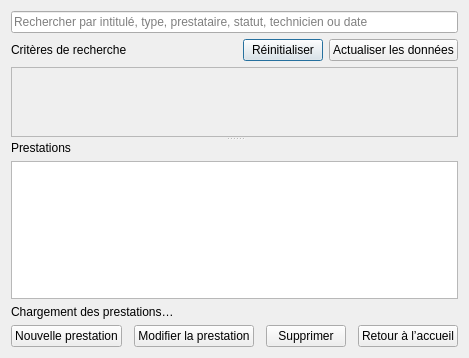
<?xml version="1.0" encoding="UTF-8"?>
<ui version="4.0">
 <class>ManageDialog</class>
 <widget class="QDialog" name="ManageDialog">
  <property name="windowTitle"><string>Gérer les prestations — GEMAPI-App</string></property>
  <layout class="QVBoxLayout" name="verticalLayout">
   <item><widget class="QLineEdit" name="searchEdit">
    <property name="placeholderText"><string>Rechercher par intitulé, type, prestataire, statut, technicien ou date</string></property>
   </widget></item>
   <item><layout class="QHBoxLayout" name="criteriaHeader">
    <item><widget class="QLabel" name="criteriaLabel"><property name="text"><string>Critères de recherche</string></property></widget></item>
    <item><spacer name="criteriaSpacer"><property name="orientation"><enum>Qt::Horizontal</enum></property><property name="sizeHint" stdset="0"><size><width>20</width><height>20</height></size></property></spacer></item>
    <item><widget class="QPushButton" name="resetButton"><property name="text"><string>Réinitialiser</string></property></widget></item>
    <item><widget class="QPushButton" name="refreshButton"><property name="text"><string>Actualiser les données</string></property></widget></item>
   </layout></item>
   <item><widget class="QSplitter" name="criteriaSplitter">
    <property name="orientation"><enum>Qt::Vertical</enum></property>
    <property name="childrenCollapsible"><bool>false</bool></property>
    <widget class="QScrollArea" name="filterScroll">
     <property name="widgetResizable"><bool>true</bool></property>
     <widget class="QWidget" name="filterContents"><layout class="QGridLayout" name="filterGrid"/></widget>
    </widget>
    <widget class="QWidget" name="resultsPanel">
     <layout class="QVBoxLayout" name="resultsLayout">
      <property name="leftMargin"><number>0</number></property>
      <property name="topMargin"><number>0</number></property>
      <property name="rightMargin"><number>0</number></property>
      <property name="bottomMargin"><number>0</number></property>
      <item><widget class="QLabel" name="resultLabel"><property name="text"><string>Prestations</string></property></widget></item>
      <item><widget class="QListWidget" name="prestationList"><property name="minimumHeight"><number>120</number></property></widget></item>
     </layout>
    </widget>
   </widget></item>
   <item><widget class="QLabel" name="statusLabel"><property name="wordWrap"><bool>true</bool></property><property name="text"><string>Chargement des prestations…</string></property></widget></item>
   <item><layout class="QHBoxLayout" name="actionsLayout">
    <property name="spacing"><number>12</number></property>
    <item><widget class="QPushButton" name="newButton"><property name="text"><string>Nouvelle prestation</string></property></widget></item>
    <item><widget class="QPushButton" name="openButton"><property name="text"><string>Modifier la prestation</string></property></widget></item>
    <item><widget class="QPushButton" name="deleteButton"><property name="text"><string>Supprimer</string></property></widget></item>
    <item><widget class="QPushButton" name="backButton"><property name="text"><string>Retour à l’accueil</string></property></widget></item>
   </layout></item>
  </layout>
 </widget>
 <resources/>
 <connections/>
</ui>
